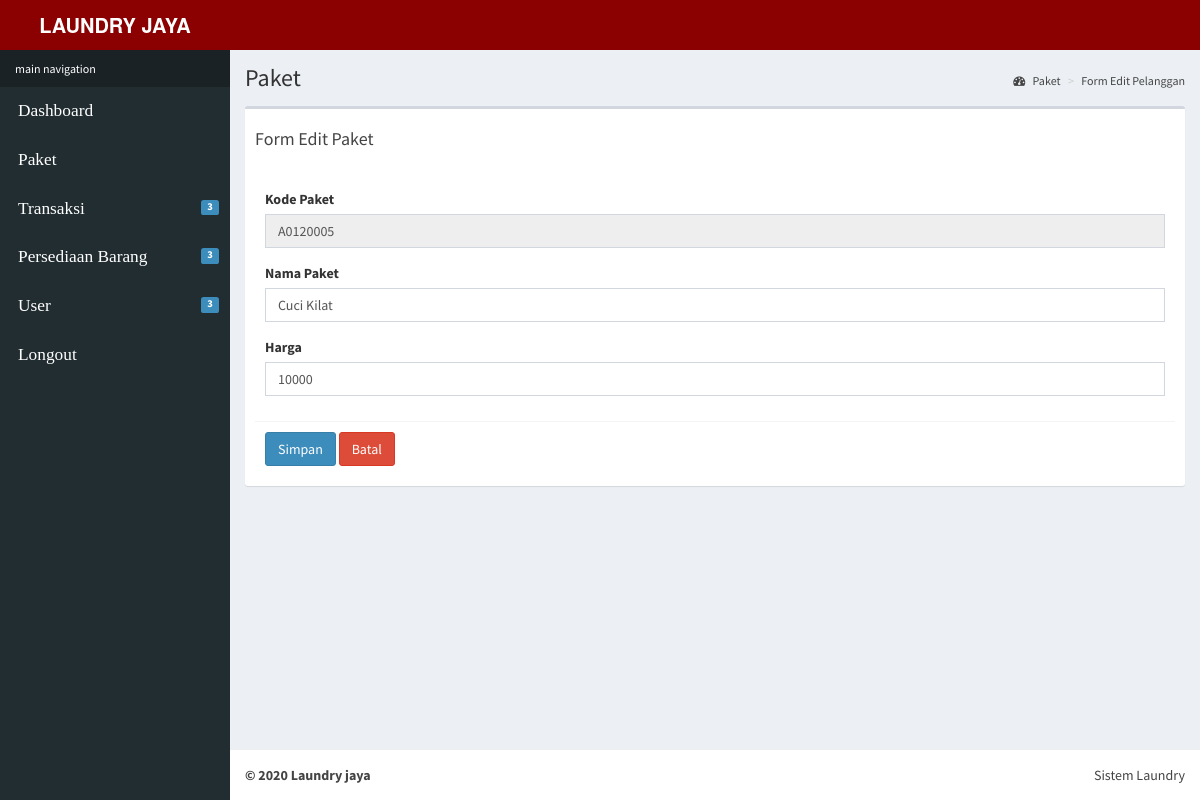
Page /index.php?p=edit_paket&kode_paket=A0120005 (signed in) on the committed database.
### tables this page shows
CREATE TABLE `paket` (
  `kode_paket` varchar(100) NOT NULL,
  `nama_paket` varchar(100) NOT NULL,
  `harga_paket` int(100) NOT NULL
);

### paket/paket_edit.php (the view, shortened to what this page needs)
          <?php
          include "koneksi.php";
         $kode_paket = $_GET['kode_paket'];
          $query ="SELECT * FROM paket WHERE kode_paket='".$kode_paket."'";
          $sql = mysqli_query($connect, $query);
          $data = mysqli_fetch_array($sql);
        ?>
<section class="content-header">
  <h1>
    Paket
  </h1>
  <ol class="breadcrumb">
    <li><a href="#"><i class="fa fa-dashboard"></i> Paket</a></li>
     <li><a href="#">Form Edit Pelanggan</a></li>
  </ol>
</section>
<section class="content">
  <div class="row">
    <div class="col-xs-12">
      <div class="box">
        <div class="box-header">
         <h4>Form Edit Paket</h4>
        </div>
        <div class="box-body">
      <div class="row">
    <div class="col-md-12">
        <form role="form" method="post" enctype="multipart/form-data">
          <div class="box-body">
            <div class="form-group">
              <label>Kode Paket</label>
             <input type="text" class="form-control" id="exampleIDPelanggan" name="kode_paket" disabled value="<?php echo $data['kode_paket'];?>" >
            </div>
            <div class="form-group">
              <label>Nama Paket</label>
              <input type="text" class="form-control" id="exampleNamaPelanggan" name="nama_paket" value="<?php echo $data['nama_paket'];?>" >
            </div>
            <div class="form-group">
              <label>Harga</label>
              <input type="text" class="form-control" id="exampleInputTelepon" name="harga_paket" value="<?php echo $data['harga_paket'];?>" >
            </div>
          </div>
          <div class="box-footer">
              <button type="submit" name="submit" class="btn btn-primary">Simpan</button>
            <a href="paket_index.php">
              <button type="submit" class="btn btn-danger">Batal</button>
           </a>
          </div>
        </form>
      </div>
        </div>
      </div>
        </div>
      </div>
    </div>
  </div>

### rows in the picture
paket: kode_paket "A0120005", nama_paket "Cuci Kilat", harga_paket "10000"
